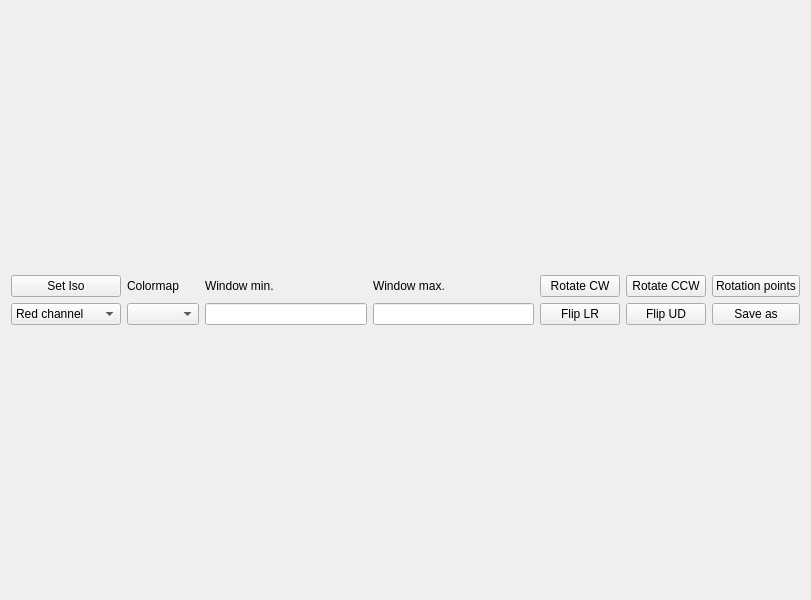
<?xml version="1.0" encoding="UTF-8"?>
<ui version="4.0">
    <class>imageForm</class>
    <widget class="QWidget" name="imageForm">
        <property name="geometry">
            <rect>
                <x>0</x>
                <y>0</y>
                <width>811</width>
                <height>600</height>
            </rect>
        </property>
        <property name="windowTitle">
            <string>Form</string>
        </property>
        <layout class="QVBoxLayout" name="verticalLayout">
            <item>
                <layout class="QVBoxLayout" name="verticalLayout_2">
                    <item>
                        <layout class="QGridLayout" name="gridLayout">
                            <item row="1" column="0">
                                <widget class="QComboBox" name="channel_box">
                                    <property name="toolTip">
                                        <string>&lt;html&gt;&lt;head/&gt;&lt;body&gt;&lt;p&gt;&lt;span style=&quot;
                                            font-weight:600;&quot;&gt;Select image channel&lt;/span&gt;&lt;/p&gt;&lt;/body&gt;&lt;/html&gt;</string>
                                    </property>
                                    <item>
                                        <property name="text">
                                            <string>Red channel</string>
                                        </property>
                                    </item>
                                    <item>
                                        <property name="text">
                                            <string>Green channel</string>
                                        </property>
                                    </item>
                                    <item>
                                        <property name="text">
                                            <string>Blue channel</string>
                                        </property>
                                    </item>
                                </widget>
                            </item>
                            <item row="1" column="8">
                                <widget class="QPushButton" name="button_flipud">
                                    <property name="toolTip">
                                        <string>&lt;html&gt;&lt;head/&gt;&lt;body&gt;&lt;p&gt;Vertical mirror.&lt;/p&gt;&lt;/body&gt;&lt;/html&gt;</string>
                                    </property>
                                    <property name="text">
                                        <string>Flip UD</string>
                                    </property>
                                    <property name="icon">
                                        <iconset resource="icons.qrc">
                                            <normaloff>:/icons/FUD.png</normaloff>:/icons/FUD.png
                                        </iconset>
                                    </property>
                                </widget>
                            </item>
                            <item row="1" column="12">
                                <widget class="QPushButton" name="save_as">
                                    <property name="toolTip">
                                        <string>&lt;html&gt;&lt;head/&gt;&lt;body&gt;&lt;p&gt;Save image as film2dose
                                            *.ftd&lt;/p&gt;&lt;/body&gt;&lt;/html&gt;</string>
                                    </property>
                                    <property name="text">
                                        <string>Save as</string>
                                    </property>
                                    <property name="icon">
                                        <iconset resource="icons.qrc">
                                            <normaloff>:/icons/export.png</normaloff>:/icons/export.png
                                        </iconset>
                                    </property>
                                </widget>
                            </item>
                            <item row="0" column="7">
                                <widget class="QPushButton" name="rotate_90cw">
                                    <property name="toolTip">
                                        <string>&lt;html&gt;&lt;head/&gt;&lt;body&gt;&lt;p&gt;rotate image clockwise&lt;/p&gt;&lt;/body&gt;&lt;/html&gt;</string>
                                    </property>
                                    <property name="text">
                                        <string>Rotate CW</string>
                                    </property>
                                    <property name="icon">
                                        <iconset resource="icons.qrc">
                                            <normaloff>:/icons/rotate_cw.png</normaloff>:/icons/rotate_cw.png
                                        </iconset>
                                    </property>
                                </widget>
                            </item>
                            <item row="0" column="1">
                                <widget class="QLabel" name="label">
                                    <property name="text">
                                        <string>Colormap</string>
                                    </property>
                                </widget>
                            </item>
                            <item row="0" column="8">
                                <widget class="QPushButton" name="rotate_90ccw">
                                    <property name="toolTip">
                                        <string>&lt;html&gt;&lt;head/&gt;&lt;body&gt;&lt;p&gt;rotate image
                                            counterclockwise&lt;/p&gt;&lt;/body&gt;&lt;/html&gt;</string>
                                    </property>
                                    <property name="text">
                                        <string>Rotate CCW</string>
                                    </property>
                                    <property name="icon">
                                        <iconset resource="icons.qrc">
                                            <normaloff>:/icons/rotate_ccw.png</normaloff>:/icons/rotate_ccw.png
                                        </iconset>
                                    </property>
                                </widget>
                            </item>
                            <item row="0" column="0">
                                <widget class="QPushButton" name="isocenter_button">
                                    <property name="toolTip">
                                        <string>&lt;html&gt;&lt;head/&gt;&lt;body&gt;&lt;p&gt;Set image coordinates
                                            isocenter&lt;/p&gt;&lt;/body&gt;&lt;/html&gt;</string>
                                    </property>
                                    <property name="text">
                                        <string>Set Iso</string>
                                    </property>
                                    <property name="icon">
                                        <iconset resource="icons.qrc">
                                            <normaloff>:/icons/target.png</normaloff>:/icons/target.png
                                        </iconset>
                                    </property>
                                    <property name="iconSize">
                                        <size>
                                            <width>16</width>
                                            <height>16</height>
                                        </size>
                                    </property>
                                </widget>
                            </item>
                            <item row="0" column="12">
                                <widget class="QPushButton" name="button_rotatePoints">
                                    <property name="toolTip">
                                        <string>&lt;html&gt;&lt;head/&gt;&lt;body&gt;&lt;p&gt;&lt;span style=&quot;
                                            font-weight:600;&quot;&gt;Rotate the image by selecting 2 reference points&lt;/span&gt;&lt;/p&gt;&lt;/body&gt;&lt;/html&gt;</string>
                                    </property>
                                    <property name="text">
                                        <string>Rotation points</string>
                                    </property>
                                    <property name="icon">
                                        <iconset resource="icons.qrc">
                                            <normaloff>:/icons/ROT_POINTS.png</normaloff>:/icons/ROT_POINTS.png
                                        </iconset>
                                    </property>
                                </widget>
                            </item>
                            <item row="1" column="7">
                                <widget class="QPushButton" name="button_fliplr">
                                    <property name="toolTip">
                                        <string>&lt;html&gt;&lt;head/&gt;&lt;body&gt;&lt;p&gt;Horizontal mirror.&lt;/p&gt;&lt;/body&gt;&lt;/html&gt;</string>
                                    </property>
                                    <property name="text">
                                        <string>Flip LR</string>
                                    </property>
                                    <property name="icon">
                                        <iconset resource="icons.qrc">
                                            <normaloff>:/icons/FLR.png</normaloff>:/icons/FLR.png
                                        </iconset>
                                    </property>
                                </widget>
                            </item>
                            <item row="0" column="3">
                                <widget class="QLabel" name="label_3">
                                    <property name="text">
                                        <string>Window max.</string>
                                    </property>
                                </widget>
                            </item>
                            <item row="1" column="1">
                                <widget class="QComboBox" name="colorComboBox">
                                    <property name="toolTip">
                                        <string>&lt;html&gt;&lt;head/&gt;&lt;body&gt;&lt;p&gt;&lt;span style=&quot;
                                            font-weight:600;&quot;&gt;Select image colormap&lt;/span&gt;&lt;/p&gt;&lt;/body&gt;&lt;/html&gt;</string>
                                    </property>
                                </widget>
                            </item>
                            <item row="0" column="2">
                                <widget class="QLabel" name="label_2">
                                    <property name="text">
                                        <string>Window min.</string>
                                    </property>
                                </widget>
                            </item>
                            <item row="1" column="2">
                                <widget class="QLineEdit" name="minLineEdit"/>
                            </item>
                            <item row="1" column="3">
                                <widget class="QLineEdit" name="maxLineEdit"/>
                            </item>
                        </layout>
                    </item>
                </layout>
            </item>
        </layout>
    </widget>
    <resources>
        <include location="icons.qrc"/>
    </resources>
    <connections/>
</ui>
